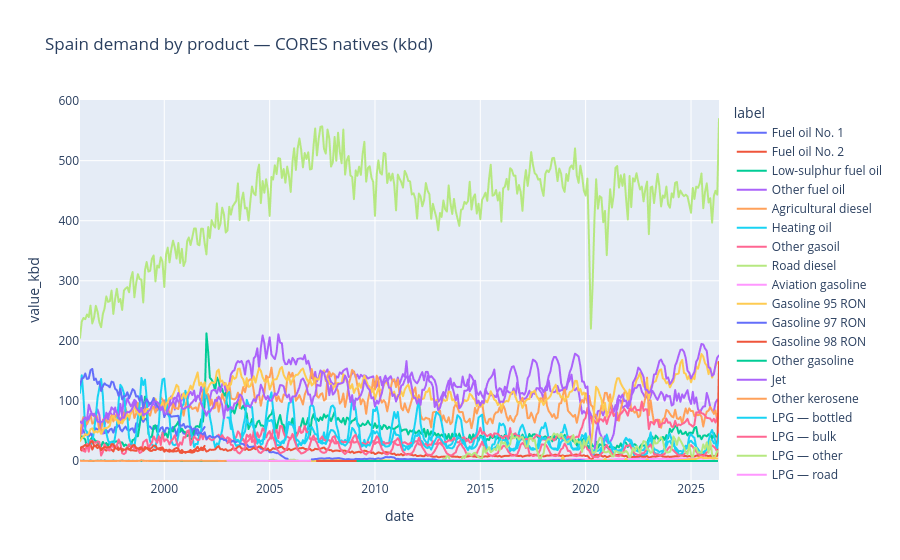

The notebook cell saved with this chart:
### Markdown cell above
## 3. Native products (selected chart lines)

### Code cell
plot_df = demand[demand["product_native"].isin(CHART_PRODUCTS)].copy()
plot_df["label"] = plot_df["product_native"].map(DISPLAY_LABELS)
fig = px.line(
    plot_df,
    x="date",
    y="value_kbd",
    color="label",
    title="Spain demand by product — CORES natives (kbd)",
)
fig.show()

### Figure 1 — Plotly figure (JSON) as saved in the notebook; plotly's stock layout.template omitted (floating-point values rounded to 4 significant figures; data arrays with more than 128 entries replaced by an {"elided": "..."} marker saying what was removed)
{"data": [{"hovertemplate": "label=Fuel oil No. 1<br>date=%{x}<br>value_kbd=%{y}<extra></extra>", "legendgroup": "Fuel oil No. 1", "line": {"color": "#636efa", "dash": "solid"}, "marker": {"symbol": "circle"}, "mode": "lines", "name": "Fuel oil No. 1", "showlegend": true, "type": "scattergl", "x": ["1996-01-01T00:00:00", "1996-02-01T00:00:00", "1996-03-01T00:00:00", "1996-04-01T00:00:00", "1996-05-01T00:00:00", "1996-06-01T00:00:00", "1996-07-01T00:00:00", "1996-08-01T00:00:00", "1996-09-01T00:00:00", "1996-10-01T00:00:00", "1996-11-01T00:00:00", "1996-12-01T00:00:00", "1997-01-01T00:00:00", "1997-02-01T00:00:00", "1997-03-01T00:00:00", "1997-04-01T00:00:00", "1997-05-01T00:00:00", "1997-06-01T00:00:00", "1997-07-01T00:00:00", "1997-08-01T00:00:00", "1997-09-01T00:00:00", "1997-10-01T00:00:00", "1997-11-01T00:00:00", "1997-12-01T00:00:00", "1998-01-01T00:00:00", "1998-02-01T00:00:00", "1998-03-01T00:00:00", "1998-04-01T00:00:00", "1998-05-01T00:00:00", "1998-06-01T00:00:00", "1998-07-01T00:00:00", "1998-08-01T00:00:00", "1998-09-01T00:00:00", "1998-10-01T00:00:00", "1998-11-01T00:00:00", "1998-12-01T00:00:00", "1999-01-01T00:00:00", "1999-02-01T00:00:00", "1999-03-01T00:00:00", "1999-04-01T00:00:00", "1999-05-01T00:00:00", "1999-06-01T00:00:00", "1999-07-01T00:00:00", "1999-08-01T00:00:00", "1999-09-01T00:00:00", "1999-10-01T00:00:00", "1999-11-01T00:00:00", "1999-12-01T00:00:00", "2000-01-01T00:00:00", "2000-02-01T00:00:00", "2000-03-01T00:00:00", "2000-04-01T00:00:00", "2000-05-01T00:00:00", "2000-06-01T00:00:00", "2000-07-01T00:00:00", "2000-08-01T00:00:00", "2000-09-01T00:00:00", "2000-10-01T00:00:00", "2000-11-01T00:00:00", "2000-12-01T00:00:00", "2001-01-01T00:00:00", "2001-02-01T00:00:00", "2001-03-01T00:00:00", "2001-04-01T00:00:00", "2001-05-01T00:00:00", "2001-06-01T00:00:00", "2001-07-01T00:00:00", "2001-08-01T00:00:00", "2001-09-01T00:00:00", "2001-10-01T00:00:00", "2001-11-01T00:00:00", "2001-12-01T00:00:00"], "xaxis": "x", "y": [43.06, 55.13, 50.51, 43.01, 45.78, 41.1, 46.22, 40.97, 49.11, 54.31, 52.61, 50.95, 49.98, 51.25, 46.34, 51.65, 47.22, 52.11, 53.75, 47.25, 56.38, 55.92, 61.53, 52.84, 49.25, 54.19, 57.28, 51.86, 50.05, 53.43, 54.54, 47.4, 62.8, 57.51, 62.55, 72.83, 65.2, 69.59, 71.04, 57.63, 57.07, 53.47, 52.87, 55.68, 58.5, 48.82, 54.61, 56.39, 45.35, 55.04, 55.33, 51.16, 51.8, 56.75, 53.36, 42.04, 53.88, 56.26, 50.66, 45.81, 45.2, 47.99, 48.34, 41.74, 52.02, 40.04, 51.3, 43.01, 46.3, 48.36, 52.3, 56.56], "yaxis": "y"}, {"hovertemplate": "label=Fuel oil No. 2<br>date=%{x}<br>value_kbd=%{y}<extra></extra>", "legendgroup": "Fuel oil No. 2", "line": {"color": "#EF553B", "dash": "solid"}, "marker": {"symbol": "circle"}, "mode": "lines", "name": "Fuel oil No. 2", "showlegend": true, "type": "scattergl", "x": ["1996-01-01T00:00:00", "1996-02-01T00:00:00", "1996-03-01T00:00:00", "1996-04-01T00:00:00", "1996-05-01T00:00:00", "1996-06-01T00:00:00", "1996-07-01T00:00:00", "1996-08-01T00:00:00", "1996-09-01T00:00:00", "1996-10-01T00:00:00", "1996-11-01T00:00:00", "1996-12-01T00:00:00", "1997-01-01T00:00:00", "1997-02-01T00:00:00", "1997-03-01T00:00:00", "1997-04-01T00:00:00", "1997-05-01T00:00:00", "1997-06-01T00:00:00", "1997-07-01T00:00:00", "1997-08-01T00:00:00", "1997-09-01T00:00:00", "1997-10-01T00:00:00", "1997-11-01T00:00:00", "1997-12-01T00:00:00", "1998-01-01T00:00:00", "1998-02-01T00:00:00", "1998-03-01T00:00:00", "1998-04-01T00:00:00", "1998-05-01T00:00:00", "1998-06-01T00:00:00", "1998-07-01T00:00:00", "1998-08-01T00:00:00", "1998-09-01T00:00:00", "1998-10-01T00:00:00", "1998-11-01T00:00:00", "1998-12-01T00:00:00", "1999-01-01T00:00:00", "1999-02-01T00:00:00", "1999-03-01T00:00:00", "1999-04-01T00:00:00", "1999-05-01T00:00:00", "1999-06-01T00:00:00", "1999-07-01T00:00:00", "1999-08-01T00:00:00", "1999-09-01T00:00:00", "1999-10-01T00:00:00", "1999-11-01T00:00:00", "1999-12-01T00:00:00", "2000-01-01T00:00:00", "2000-02-01T00:00:00", "2000-03-01T00:00:00", "2000-04-01T00:00:00", "2000-05-01T00:00:00", "2000-06-01T00:00:00", "2000-07-01T00:00:00", "2000-08-01T00:00:00", "2000-09-01T00:00:00", "2000-10-01T00:00:00", "2000-11-01T00:00:00", "2000-12-01T00:00:00", "2001-01-01T00:00:00", "2001-02-01T00:00:00", "2001-03-01T00:00:00", "2001-04-01T00:00:00", "2001-05-01T00:00:00", "2001-06-01T00:00:00", "2001-07-01T00:00:00", "2001-08-01T00:00:00", "2001-09-01T00:00:00", "2001-10-01T00:00:00", "2001-11-01T00:00:00", "2001-12-01T00:00:00"], "xaxis": "x", "y": [22.52, 17.46, 20.92, 18.86, 22.57, 21.74, 28.01, 19.09, 25.39, 25.26, 27.91, 23.2, 21.3, 18.97, 19.31, 17.21, 19.22, 19.68, 19.0, 15.9, 23.27, 26.86, 19.39, 21.58, 20.23, 18.89, 18.69, 23.53, 19.23, 17.55, 18.06, 17.24, 17.01, 19.52, 21.93, 23.02, 17.25, 23.36, 21.36, 19.08, 16.88, 16.92, 19.21, 17.96, 20.71, 21.03, 22.11, 22.75, 17.63, 18.82, 16.37, 15.52, 16.38, 15.59, 16.16, 16.16, 18.1, 14.86, 18.46, 15.07, 14.92, 14.87, 15.09, 14.52, 13.88, 15.12, 18.22, 16.18, 17.98, 22.36, 20.96, 25.25], "yaxis": "y"}, {"hovertemplate": "label=Low-sulphur fuel oil<br>date=%{x}<br>value_kbd=%{y}<extra></extra>", "legendgroup": "Low-sulphur fuel oil", "line": {"color": "#00cc96", "dash": "solid"}, "marker": {"symbol": "circle"}, "mode": "lines", "name": "Low-sulphur fuel oil", "showlegend": true, "type": "scattergl", "x": {"elided": "364 str values"}, "xaxis": "x", "y": {"elided": "364 float values"}, "yaxis": "y"}, {"hovertemplate": "label=Other fuel oil<br>date=%{x}<br>value_kbd=%{y}<extra></extra>", "legendgroup": "Other fuel oil", "line": {"color": "#ab63fa", "dash": "solid"}, "marker": {"symbol": "circle"}, "mode": "lines", "name": "Other fuel oil", "showlegend": true, "type": "scattergl", "x": {"elided": "364 str values"}, "xaxis": "x", "y": {"elided": "364 float values"}, "yaxis": "y"}, {"hovertemplate": "label=Agricultural diesel<br>date=%{x}<br>value_kbd=%{y}<extra></extra>", "legendgroup": "Agricultural diesel", "line": {"color": "#FFA15A", "dash": "solid"}, "marker": {"symbol": "circle"}, "mode": "lines", "name": "Agricultural diesel", "showlegend": true, "type": "scattergl", "x": {"elided": "364 str values"}, "xaxis": "x", "y": {"elided": "364 float values"}, "yaxis": "y"}, {"hovertemplate": "label=Heating oil<br>date=%{x}<br>value_kbd=%{y}<extra></extra>", "legendgroup": "Heating oil", "line": {"color": "#19d3f3", "dash": "solid"}, "marker": {"symbol": "circle"}, "mode": "lines", "name": "Heating oil", "showlegend": true, "type": "scattergl", "x": {"elided": "364 str values"}, "xaxis": "x", "y": {"elided": "364 float values"}, "yaxis": "y"}, {"hovertemplate": "label=Other gasoil<br>date=%{x}<br>value_kbd=%{y}<extra></extra>", "legendgroup": "Other gasoil", "line": {"color": "#FF6692", "dash": "solid"}, "marker": {"symbol": "circle"}, "mode": "lines", "name": "Other gasoil", "showlegend": true, "type": "scattergl", "x": {"elided": "364 str values"}, "xaxis": "x", "y": {"elided": "364 float values"}, "yaxis": "y"}, {"hovertemplate": "label=Road diesel<br>date=%{x}<br>value_kbd=%{y}<extra></extra>", "legendgroup": "Road diesel", "line": {"color": "#B6E880", "dash": "solid"}, "marker": {"symbol": "circle"}, "mode": "lines", "name": "Road diesel", "showlegend": true, "type": "scattergl", "x": {"elided": "365 str values"}, "xaxis": "x", "y": {"elided": "365 float values"}, "yaxis": "y"}, {"hovertemplate": "label=Aviation gasoline<br>date=%{x}<br>value_kbd=%{y}<extra></extra>", "legendgroup": "Aviation gasoline", "line": {"color": "#FF97FF", "dash": "solid"}, "marker": {"symbol": "circle"}, "mode": "lines", "name": "Aviation gasoline", "showlegend": true, "type": "scattergl", "x": {"elided": "364 str values"}, "xaxis": "x", "y": {"elided": "364 float values"}, "yaxis": "y"}, {"hovertemplate": "label=Gasoline 95 RON<br>date=%{x}<br>value_kbd=%{y}<extra></extra>", "legendgroup": "Gasoline 95 RON", "line": {"color": "#FECB52", "dash": "solid"}, "marker": {"symbol": "circle"}, "mode": "lines", "name": "Gasoline 95 RON", "showlegend": true, "type": "scattergl", "x": {"elided": "364 str values"}, "xaxis": "x", "y": {"elided": "364 float values"}, "yaxis": "y"}, {"hovertemplate": "label=Gasoline 97 RON<br>date=%{x}<br>value_kbd=%{y}<extra></extra>", "legendgroup": "Gasoline 97 RON", "line": {"color": "#636efa", "dash": "solid"}, "marker": {"symbol": "circle"}, "mode": "lines", "name": "Gasoline 97 RON", "showlegend": true, "type": "scattergl", "x": {"elided": "168 str values"}, "xaxis": "x", "y": {"elided": "168 float values"}, "yaxis": "y"}, {"hovertemplate": "label=Gasoline 98 RON<br>date=%{x}<br>value_kbd=%{y}<extra></extra>", "legendgroup": "Gasoline 98 RON", "line": {"color": "#EF553B", "dash": "solid"}, "marker": {"symbol": "circle"}, "mode": "lines", "name": "Gasoline 98 RON", "showlegend": true, "type": "scattergl", "x": {"elided": "365 str values"}, "xaxis": "x", "y": {"elided": "365 float values"}, "yaxis": "y"}, {"hovertemplate": "label=Other gasoline<br>date=%{x}<br>value_kbd=%{y}<extra></extra>", "legendgroup": "Other gasoline", "line": {"color": "#00cc96", "dash": "solid"}, "marker": {"symbol": "circle"}, "mode": "lines", "name": "Other gasoline", "showlegend": true, "type": "scattergl", "x": {"elided": "339 str values"}, "xaxis": "x", "y": {"elided": "339 float values"}, "yaxis": "y"}, {"hovertemplate": "label=Jet<br>date=%{x}<br>value_kbd=%{y}<extra></extra>", "legendgroup": "Jet", "line": {"color": "#ab63fa", "dash": "solid"}, "marker": {"symbol": "circle"}, "mode": "lines", "name": "Jet", "showlegend": true, "type": "scattergl", "x": {"elided": "365 str values"}, "xaxis": "x", "y": {"elided": "365 float values"}, "yaxis": "y"}, {"hovertemplate": "label=Other kerosene<br>date=%{x}<br>value_kbd=%{y}<extra></extra>", "legendgroup": "Other kerosene", "line": {"color": "#FFA15A", "dash": "solid"}, "marker": {"symbol": "circle"}, "mode": "lines", "name": "Other kerosene", "showlegend": true, "type": "scattergl", "x": {"elided": "364 str values"}, "xaxis": "x", "y": {"elided": "364 float values"}, "yaxis": "y"}, {"hovertemplate": "label=LPG — bottled<br>date=%{x}<br>value_kbd=%{y}<extra></extra>", "legendgroup": "LPG — bottled", "line": {"color": "#19d3f3", "dash": "solid"}, "marker": {"symbol": "circle"}, "mode": "lines", "name": "LPG — bottled", "showlegend": true, "type": "scattergl", "x": {"elided": "281 str values"}, "xaxis": "x", "y": {"elided": "281 float values"}, "yaxis": "y"}, {"hovertemplate": "label=LPG — bulk<br>date=%{x}<br>value_kbd=%{y}<extra></extra>", "legendgroup": "LPG — bulk", "line": {"color": "#FF6692", "dash": "solid"}, "marker": {"symbol": "circle"}, "mode": "lines", "name": "LPG — bulk", "showlegend": true, "type": "scattergl", "x": {"elided": "280 str values"}, "xaxis": "x", "y": {"elided": "280 float values"}, "yaxis": "y"}, {"hovertemplate": "label=LPG — other<br>date=%{x}<br>value_kbd=%{y}<extra></extra>", "legendgroup": "LPG — other", "line": {"color": "#B6E880", "dash": "solid"}, "marker": {"symbol": "circle"}, "mode": "lines", "name": "LPG — other", "showlegend": true, "type": "scattergl", "x": {"elided": "238 str values"}, "xaxis": "x", "y": {"elided": "238 float values"}, "yaxis": "y"}, {"hovertemplate": "label=LPG — road<br>date=%{x}<br>value_kbd=%{y}<extra></extra>", "legendgroup": "LPG — road", "line": {"color": "#FF97FF", "dash": "solid"}, "marker": {"symbol": "circle"}, "mode": "lines", "name": "LPG — road", "showlegend": true, "type": "scattergl", "x": {"elided": "280 str values"}, "xaxis": "x", "y": {"elided": "280 float values"}, "yaxis": "y"}, {"hovertemplate": "label=Biodiesel (B100)<br>date=%{x}<br>value_kbd=%{y}<extra></extra>", "legendgroup": "Biodiesel (B100)", "line": {"color": "#FECB52", "dash": "solid"}, "marker": {"symbol": "circle"}, "mode": "lines", "name": "Biodiesel (B100)", "showlegend": true, "type": "scattergl", "x": {"elided": "232 str values"}, "xaxis": "x", "y": {"elided": "232 float values"}, "yaxis": "y"}, {"hovertemplate": "label=Biodiesel blend<br>date=%{x}<br>value_kbd=%{y}<extra></extra>", "legendgroup": "Biodiesel blend", "line": {"color": "#636efa", "dash": "solid"}, "marker": {"symbol": "circle"}, "mode": "lines", "name": "Biodiesel blend", "showlegend": true, "type": "scattergl", "x": {"elided": "232 str values"}, "xaxis": "x", "y": {"elided": "232 float values"}, "yaxis": "y"}, {"hovertemplate": "label=Biogasoline blend<br>date=%{x}<br>value_kbd=%{y}<extra></extra>", "legendgroup": "Biogasoline blend", "line": {"color": "#EF553B", "dash": "solid"}, "marker": {"symbol": "circle"}, "mode": "lines", "name": "Biogasoline blend", "showlegend": true, "type": "scattergl", "x": {"elided": "224 str values"}, "xaxis": "x", "y": {"elided": "224 float values"}, "yaxis": "y"}, {"hovertemplate": "label=Biogasoline<br>date=%{x}<br>value_kbd=%{y}<extra></extra>", "legendgroup": "Biogasoline", "line": {"color": "#00cc96", "dash": "solid"}, "marker": {"symbol": "circle"}, "mode": "lines", "name": "Biogasoline", "showlegend": true, "type": "scattergl", "x": {"elided": "186 str values"}, "xaxis": "x", "y": {"elided": "186 float values"}, "yaxis": "y"}], "layout": {"legend": {"title": {"text": "label"}, "tracegroupgap": 0}, "title": {"text": "Spain demand by product — CORES natives (kbd)"}, "xaxis": {"anchor": "y", "domain": [0, 1], "title": {"text": "date"}}, "yaxis": {"anchor": "x", "domain": [0, 1], "title": {"text": "value_kbd"}}}}
